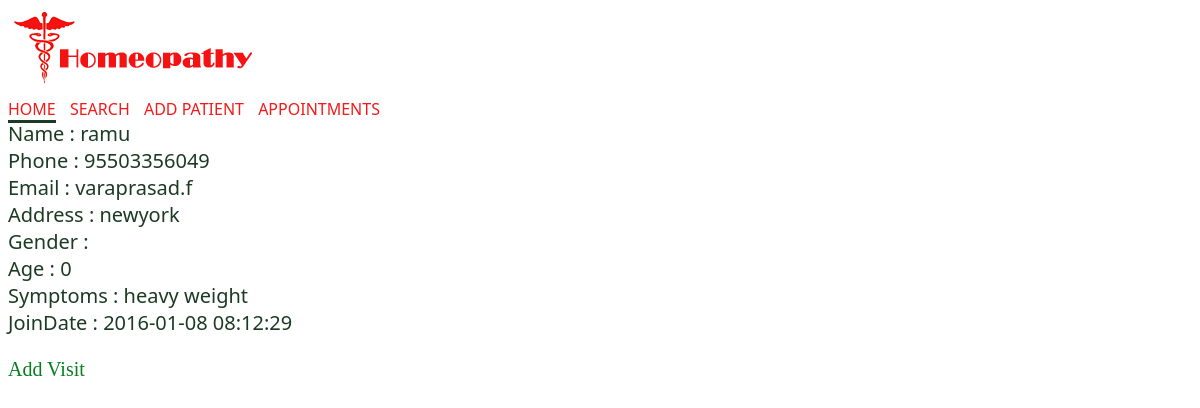
The page /admin/view_patient.php?p_id=3 on the database its author committed.
### tables this page shows
CREATE TABLE IF NOT EXISTS `patient` (
  `p_id` int(11) NOT NULL AUTO_INCREMENT,
  `pname` varchar(20) DEFAULT NULL,
  `phone` varchar(20) DEFAULT NULL,
  `email` varchar(12) DEFAULT NULL,
  `address` longtext,
  `gender` varchar(20) NOT NULL,
  `age` int(20) NOT NULL,
  `symptoms` longtext,
  `joindate` datetime DEFAULT NULL,
  PRIMARY KEY (`p_id`)
);

### admin/view_patient.php (the view, shortened to what this page needs)
<!DOCTYPE html>
<html>
<head>
  <link rel="stylesheet" href="index.css"   media="all"    type="text/css" />
</head>
<body>
<?php require_once("navmenu.php"); ?>
<?php
  $dbc = mysqli_connect(DB_HOST, DB_USER, DB_PASSWORD, DB_NAME);
     $p_id = $_GET['p_id'];
     $query = "SELECT * FROM patient WHERE p_id='$p_id'";
     $data = mysqli_query($dbc, $query);
	while($row = mysqli_fetch_array($data)) {
	      echo '<br><p id="val">Name : '.$row['pname'].'<br>';
	      echo 'Phone : '.$row['phone'].'<br>';
	      echo 'Email : '.$row['email'].'<br>';
	      echo 'Address : '.$row['address'].'<br>';
	      echo 'Gender : '.$row['gender'].'<br>';
	      echo 'Age : '.$row['age'].'<br>';
	      echo 'Symptoms : '.$row['symptoms'].'<br>';
	      echo 'JoinDate : '.$row['joindate'].'<br></p>';
	      echo '<br><a href="add_visit.php?p_id='.$row['p_id'].'" id="newlink">Add Visit</a>';
	}
?>
</body>
</html>

### admin/index.css (style rules this page uses)
body p { color:#1C3B23; margin:0px; }
body a { text-decoration:none; color:#F51919; margin-right:10px; }
#newlink { color:#047F1C; font-family: Tw Cen MT; margin:0px; font-size:20px; }
#val { margin:0px; font-size:20px; }

### rows shown on the page
patient: pname "ramu", phone "95503356049", email "varaprasad.f", address "newyork", age "0", symptoms "heavy weight", joindate "2016-01-08 08:12:29"
